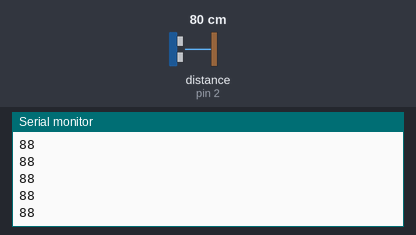
A sketch run on a simulated Arduino Uno, built with avr-gcc and run on an emulated ATmega328P. On the bench: the last lines printed to the serial monitor. Wiring (inferred from the names in the program): ultrasonic range finder: trigger pin 3; echo pin 2. The inputs (shaded band) are chosen by the test bench; at power-on: distance to the obstacle (sensor on pin 2) 80 cm. The echo pulse lasts 58.3 µs per cm.

Above: at 1.2 s.
1.3 s: distance to the obstacle (sensor on pin 2) set to 2 cm
At 1.9 s:
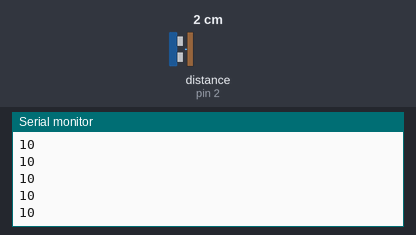
2.8 s: distance to the obstacle (sensor on pin 2) set to 4 cm
At 3.9 s:
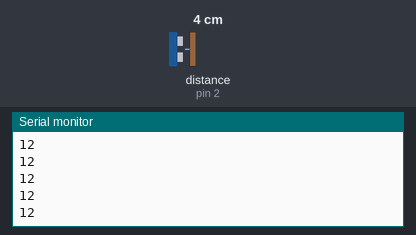
Timing chart, 0 to 5.8 s (numbered marks = the images above; inputs shaded):
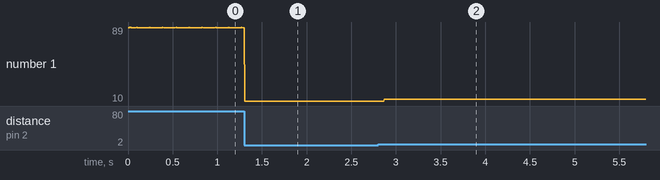

Measured:
- after the input at 1.3 s, the serial monitor: prints a new line at once (image 1)
- after the input at 2.8 s, the serial monitor: prints a new line after 0.07 s (image 2)
- plotted number 1: 88 → 10 after the input at 1.3 s, 10 → 12 after the input at 2.8 s

The sketch:

test_interrupt.ino
```cpp
int echoPin = 2;
int trigPin = 3;
int ledPin = 13;

void setup()
{
  Serial.begin(9600);
  pinMode(trigPin, OUTPUT);
  pinMode(echoPin, INPUT);
  attachInterrupt(digitalPinToInterrupt(echoPin), blink, FALLING);

  SendTrig();
}

void loop()
{

}

unsigned long startTime;

void blink() {
  long dur = micros() - startTime;
  Serial.println(microsecondsToCentimeters(dur));
  delay(300);

  SendTrig();
}

void SendTrig() {
  startTime = micros();
  digitalWrite(trigPin, LOW);
  delayMicroseconds(2);
  digitalWrite(trigPin, HIGH);
  delayMicroseconds(10);
  digitalWrite(trigPin, LOW);
}

long microsecondsToCentimeters(long microseconds)
{
  return microseconds / 29 / 2;
}
```
